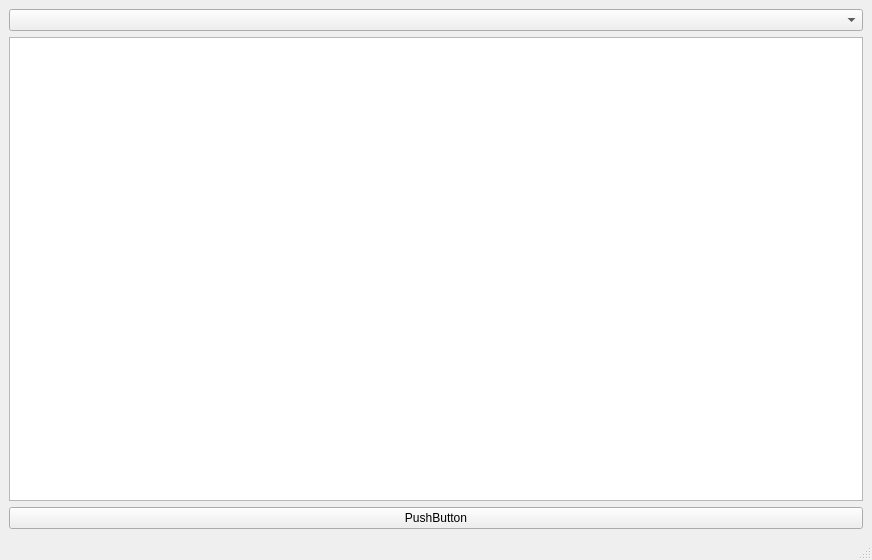
<?xml version="1.0" encoding="UTF-8"?>
<ui version="4.0">
 <class>MainWindow</class>
 <widget class="QMainWindow" name="MainWindow">
  <property name="geometry">
   <rect>
    <x>0</x>
    <y>0</y>
    <width>872</width>
    <height>560</height>
   </rect>
  </property>
  <property name="windowTitle">
   <string>MainWindow</string>
  </property>
  <widget class="QWidget" name="centralwidget">
   <layout class="QVBoxLayout" name="verticalLayout_2">
    <item>
     <layout class="QVBoxLayout" name="verticalLayout">
      <item>
       <widget class="QComboBox" name="comboBox"/>
      </item>
      <item>
       <widget class="QListWidget" name="listWidget"/>
      </item>
      <item>
       <widget class="QPushButton" name="pushButton">
        <property name="text">
         <string>PushButton</string>
        </property>
       </widget>
      </item>
     </layout>
    </item>
   </layout>
  </widget>
  <widget class="QMenuBar" name="menubar">
   <property name="geometry">
    <rect>
     <x>0</x>
     <y>0</y>
     <width>872</width>
     <height>21</height>
    </rect>
   </property>
  </widget>
  <widget class="QStatusBar" name="statusbar"/>
 </widget>
 <resources/>
 <connections/>
</ui>
